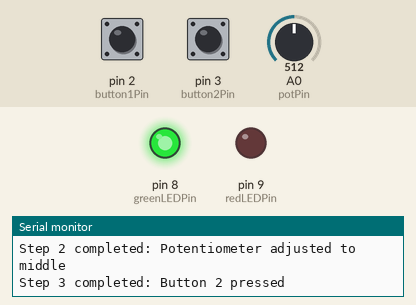
Recording of a sketch running on a simulated Arduino Uno, built with avr-gcc and run on an emulated ATmega328P. Parts: output pins drawn as LEDs (lit = HIGH), the last lines printed to the serial monitor. Dashed ring = blinking. The inputs (shaded band) are chosen by the test bench; at power-on: pin 3 (button2Pin) HIGH, A0 (potPin) = 512, pin 2 (button1Pin) HIGH.

Above: at 2.4 s.
2.5 s: pin 3 (button2Pin) pulled LOW for 1.7 s
At 3.9 s:
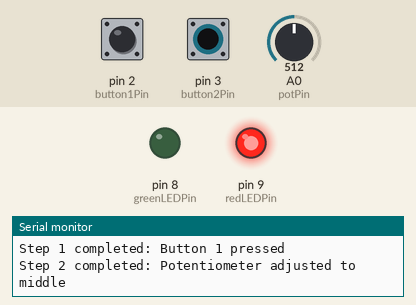
6.0 s: A0 (potPin) set to 533
9.5 s: A0 (potPin) set to 562
At 11.0 s:
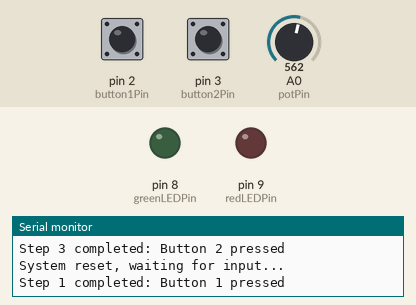
11.4 s: A0 (potPin) set to 540
At 12.0 s:
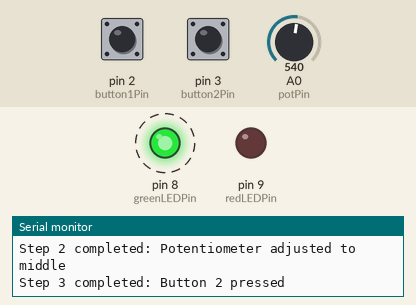
16.3 s: A0 (potPin) set to 560
At 18.1 s:
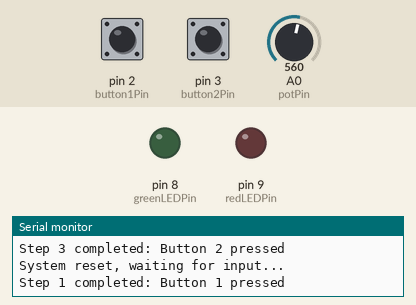
Timing chart, 0 to 19.3 s (numbered marks = the images above; inputs shaded):
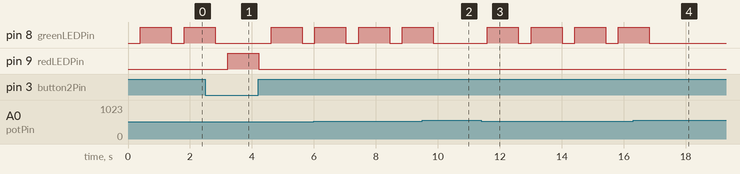

The sketch:

WH12.ino
```cpp
//HW12
const int button1Pin = 2;
const int button2Pin = 3;
const int potPin = A0;// potentiometer
const int greenLEDPin = 8;
const int redLEDPin = 9;


int currentStep = 0;
void setup() {
  pinMode(button1Pin, INPUT_PULLUP);
  pinMode(button2Pin, INPUT_PULLUP);
  pinMode(greenLEDPin, OUTPUT);
  pinMode(redLEDPin, OUTPUT);


  digitalWrite(greenLEDPin, LOW);
  digitalWrite(redLEDPin, LOW);

  Serial.begin(9600);
}

void loop() {
  //1
  if (currentStep == 0) {
    if (digitalRead(button1Pin) == HIGH) {
      Serial.println("Step 1 completed: Button 1 pressed");
      currentStep = 1;
      delay(200);
    }
    //2
  } else if (currentStep == 1) {
    int potValue = analogRead(potPin);

    if (potValue > 450 && potValue < 550) {
      Serial.println("Step 2 completed: Potentiometer adjusted to middle");
      currentStep = 2;
      delay(200);
    }
    //3
  } else if (currentStep == 2) {
    if (digitalRead(button2Pin) == HIGH) {
      Serial.println("Step 3 completed: Button 2 pressed");
      success();
    } else if(digitalRead(button1Pin) == HIGH) {
      failure();
    }
  }
}

void success() {
  digitalWrite(greenLEDPin, HIGH);
  delay(1000);
  digitalWrite(greenLEDPin, LOW);
  reset();
}

void failure() {
  digitalWrite(redLEDPin, HIGH);
  delay(1000);
  digitalWrite(redLEDPin, LOW);
  reset();
}

void reset() {
  currentStep = 0;
  Serial.println("System reset, waiting for input...");
}
```

Measured:
- the behaviour switches between 549 and 550 on A0 (potPin) (found by bisection; images 1 and 2)
- after the input at 2.5 s, pin 9 (redLEDPin): LOW → HIGH after 0.72 s, → LOW 1.0 s later
- after the input at 9.5 s, pin 8 (greenLEDPin): goes on until 9.8 s, then stays LOW
- after the input at 11.4 s, pin 8 (greenLEDPin): alternates HIGH for 1.0 s and LOW for 0.41 s, starting after 0.20 s
- after the input at 16.3 s, pin 8 (greenLEDPin): goes on until 16.8 s, then stays LOW
- by itself, pin 8 (greenLEDPin): alternates HIGH for 1.0 s and LOW for 0.41 s
